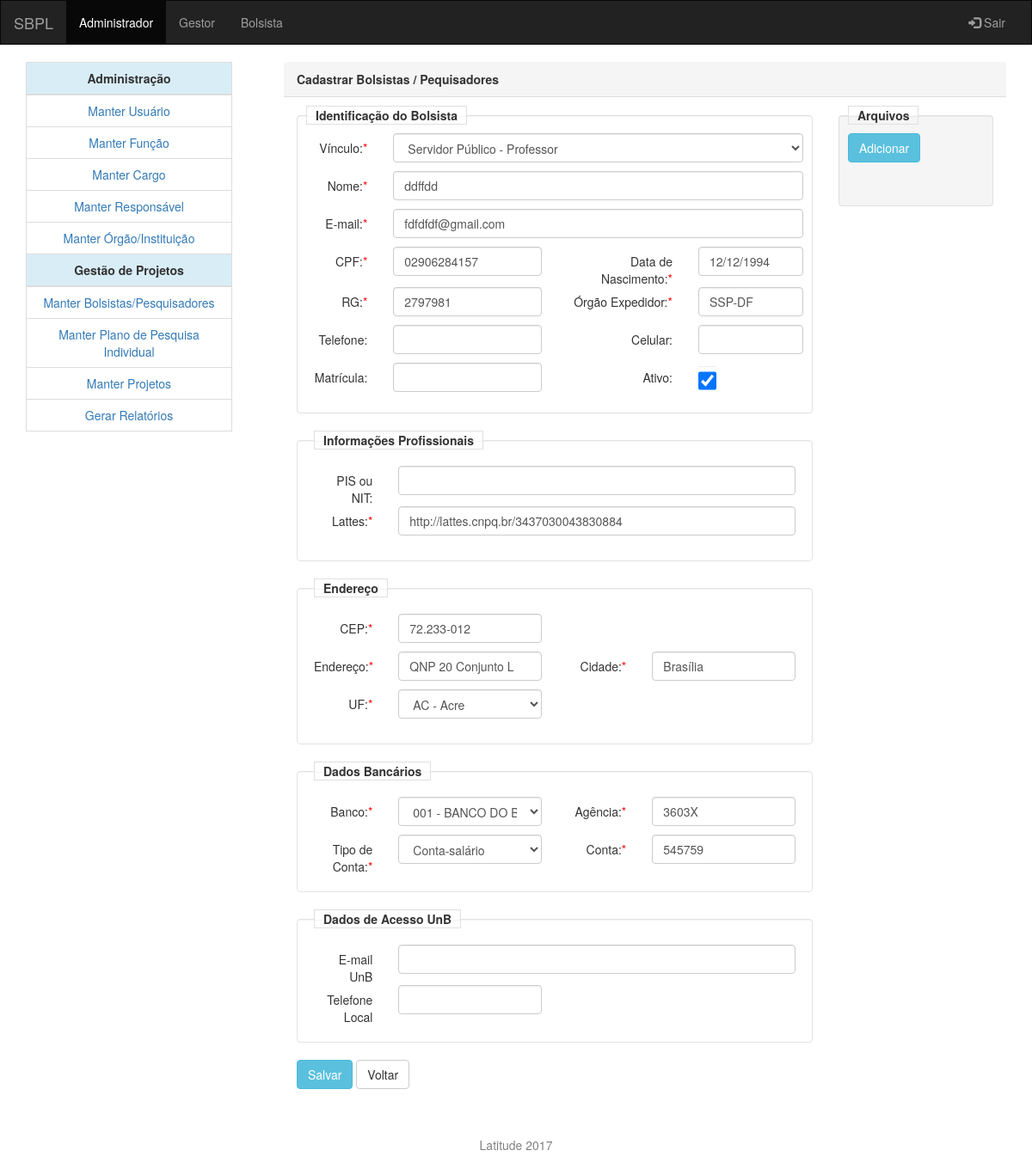
Page /administracao/bolsista/1/editar on the committed database.
### core/models.py (models this page shows, shortened)
class Bolsista(models.Model):
    TIPOS_VINCULOS = (
        ('1', 'Servidor Público - Professor'),
        ('2', 'Servidor Público ou Empregado Público'),
        ('3', 'Colaborador sem vínculo com o serviço')
    )
    TIPO_CONTA = (
        ('1', 'Conta-salário'),
        ('2', 'Conta-poupança'),
        ('3', 'Conta-corrente')
    )
    COD_BANCO = (
        ('001', '001 - BANCO DO BRASIL S/A'),
        ('002', '002 - BANCO CENTRAL DO BRASIL'),
        ('003', '003 - BANCO DA AMAZONIA S.A'),
        ('004', '004 - BANCO DO NORDESTE DO BRASIL S.A'),
        ('070', '070 - BANCO DE BRASILIA S.A'),
        ('104', '104 - CAIXA ECONOMICA FEDERAL'),
        ('237', '237 - BANCO BRADESCO S.A'),
        ('275', '275 - BANCO REAL S.A'),
        ('341', '341 - BANCO ITAU S.A'),
        ('409', '409 - UNIBANCO - UNIAO DOS BANCOS BRASILEIROS'),
        ('422', '422 - BANCO SAFRA S.A'),
        ('477', '477 - CITIBANK N.A'),
        ('502', '502 - BANCO SANTANDER S.A')
    )
    UFS = (
        ('AC', 'AC - Acre'),
        ('AL', 'AL - Alagoas'),
        ('AP', 'AP - Amapá'),
        ('AM', 'AM - Amazonas'),
        ('BA', 'BA - Bahia'),
        ('CE', 'CE - Ceará'),
        ('DF', 'DF - Distrito Federal'),
        ('ES', 'ES - Espírito Santo'),
        ('GO', 'GO - Goiás'),
        ('MA', 'MA - Maranhão'),
        ('MT', 'MT - Mato Grosso'),
        ('MS', 'MS - Mato Grosso do Sul'),
        ('MG', 'MG - Minas Gerais'),
        ('PA', 'PA - Pará'),
        ('PB', 'PB - Paraíba'),
        ('PR', 'PR - Paraná'),
        ('PE', 'PE - Pernambuco'),
        ('PI', 'PI - Piauí'),
        ('RJ', 'RJ - Rio de Janeiro'),
        ('RN', 'RN - Rio Grande do Norte'),
        ('RS', 'RS - Rio Grande do Sul'),
        ('RO', 'RO - Rondônia'),
        ('RR', 'RR - Roraima'),
        ('SC', 'SC - Santa Catarina'),
        ('SP', 'SP - São Paulo'),
        ('SE', 'SE - Sergipe'),
        ('TO', 'TO - Tocantins')
    )
    tipo_vinculo = models.CharField('Tipo de Vínculo', max_length=1, choices=TIPOS_VINCULOS, default='1')
    no_bolsista = models.CharField('Nome', max_length=32, unique=True)
    email = models.EmailField('Email', unique=True)
    cpf = models.CharField('CPF', max_length=14, unique=True, validators=[cpf])
    dt_nascimento = models.CharField('Data de Nascimento', max_length=10)
    rg = models.CharField('RG', max_length=32, unique=True)
    orgao_expedidor = models.CharField('Órgão Expedidor', max_length=32)
    telefone = models.CharField('Telefone', max_length=32, blank=True)
    celular = models.CharField('Celular', max_length=32, blank=True)
    matricula = models.CharField('Matrícula', max_length=32, unique=True, blank=True)
    ic_ativo = models.BooleanField('Ativo')
    pis_nit = models.CharField('PIS ou NIT', max_length=32, blank=True)
    link_lattes = models.CharField('Lattes', max_length=128, unique=True, validators=[lattes_url])
    endereco = models.CharField('Endereço', max_length=128)
    cidade = models.CharField('Cidade', max_length=32)
    cep = models.CharField('CEP', max_length=32, unique=True)
    uf = models.CharField('UF', max_length=2, choices=UFS, default='1')
    banco = models.CharField('Banco', max_length=128, choices=COD_BANCO, default='001')
    agencia = models.CharField('Agência', max_length=32)
    tipo_conta = models.CharField('Tipo de Conta', max_length=1, choices=TIPO_CONTA, default='1')
    conta = models.CharField('Conta', max_length=32)
    email_unb = models.EmailField('Email UnB', unique=True, blank=True)
    telefone_local = models.CharField('Telefone Local', max_length=32, blank=True)

### administracao/views.py (the view)
# urls.py: url(r'^bolsista/(?P<pk>[0-9]+)/editar$', views.bolsista_handle, name='bolsista-editar'),
def bolsista_handle(request, pk=None, pkdelete=None):
    if request.method == 'POST':
        form = BolsistaForm(request.POST, instance=Bolsista.objects.get(pk=pk)) if pk else BolsistaForm(request.POST)
        if form.is_valid() and form.save():
            return redirect('bolsista')
    elif request.method == 'GET':
        form = BolsistaForm(instance=Bolsista.objects.get(pk=pk)) if pk else BolsistaForm()
    documento_form = DocumentoForm(initial={'bolsista': Bolsista.objects.get(pk=pk)}) if pk else DocumentoForm()
    documento_form.fields['bolsista'].widget = forms.HiddenInput() if pk else documento_form.fields['bolsista'].widget
    return fetch_bolsista(request, form, documento_form, pk)

### administracao/forms.py
class BolsistaForm(BaseFormControl):
    preview = ['no_bolsista', 'email', 'cpf', 'celular', 'ic_ativo']
    class Meta:
        model = Bolsista
        fields = get_fields(model)

class DocumentoForm(BaseFormControl):
    preview = [f.name for f in Documento._meta.get_fields()]
    class Meta:
        model = Documento
        fields = ['bolsista', 'tipo_documento', 'no_documento', 'arquivo']

### administracao/views.py (called while the page is built)
def fetch_bolsista(request, bolsista_form, documento_form, pk):
    return render(request, 'administracao/bolsista.html', {
        'content_title': 'Cadastrar Bolsistas / Pequisadores',
        'form': bolsista_form,
        'formf': documento_form,
        'documents': Documento.objects.filter(bolsista=Bolsista.objects.get(pk=pk) if pk else None),
        'pk': pk
    })

### utils/lists.py (called while the page is built)
def remove(item_name, list):
    return list.remove(item_name) if item_name in list else list

### administracao/templates/administracao/bolsista.html (shortened to what this page needs)
{% extends 'administracao/default.html' %}
{% load bootstrap3 %}
{% block content %}
    <div class="col-md-9">
        <form class="form-horizontal" role="form" method="POST" action="{% if pk %} {% url 'bolsista-editar' pk %} {% else %}{% url 'bolsista-criar' %}{% endif %}">
            <fieldset class="well the-fieldset">
                <legend class="the-legend">Identificação do Bolsista</legend>
                <div class="form-group required {% if form.tipo_vinculo.errors %}{{ "has-error" }}{% endif %}">
                    <label for="name" class="control-label col-sm-2">Vínculo:</label>
                    <div class="col-sm-10">
                        {{ form.tipo_vinculo }}
                    </div>
                </div>
                <div class="form-group required {% if form.no_bolsista.errors %}{{ "has-error" }}{% endif %}">
                    <label for="name" class="control-label col-sm-2">Nome:</label>
                    <div class="col-sm-10">
                        {{ form.no_bolsista }}
                    </div>
                </div>
                <div class="form-group required {% if form.email.errors %}{{ "has-error" }}{% endif %}">
                    <label for="name" class="control-label col-sm-2">E-mail:</label>
                    <div class="col-sm-10">
                        {{ form.email }}
                    </div>
                </div>
                <div class="form-group row required">
                    <div class="{% if form.cpf.errors %}{{ "has-error" }}{% endif %}">
                        <label for="inputKey" class="col-md-2 control-label">CPF:</label>
                        <div class="col-md-4">
                            {{ form.cpf }}
                        </div>
                    </div>
                    <div class="{% if form.dt_nascimento.errors %}{{ "has-error" }}{% endif %}">
                        <label for="inputValue" class="col-md-3 control-label">Data de Nascimento:</label>
                        <div class="col-md-3">
                            {{ form.dt_nascimento }}
                        </div>
                    </div>
                </div>
                <div class="form-group row required">
                    <div class="{% if form.rg.errors %}{{ "has-error" }}{% endif %}">
                        <label for="inputKey" class="col-md-2 control-label">RG:</label>
                        <div class="col-md-4">
                            {{ form.rg }}
                        </div>
                    </div>
                    <div class="{% if form.orgao_expedidor.errors %}{{ "has-error" }}{% endif %}">
                        <label for="inputValue" class="col-md-3 control-label">Órgão Expedidor:</label>
                        <div class="col-md-3">
                            {{ form.orgao_expedidor }}
                        </div>
                    </div>
                </div>
                <div class="form-group row">
                    <div class="{% if form.telefone.errors %}{{ "has-error" }}{% endif %}">
                        <label for="inputKey" class="col-md-2 control-label">Telefone:</label>
                        <div class="col-md-4">
                            {{ form.telefone }}
                        </div>
                    </div>
                    <div class="{% if form.celular.errors %}{{ "has-error" }}{% endif %}">
                        <label for="inputValue" class="col-md-3 control-label">Celular:</label>
                        <div class="col-md-3">
                            {{ form.celular }}
                        </div>
                    </div>
                </div>
                <div class="form-group row ">
                    <div class="{% if form.matricula.errors %}{{ "has-error" }}{% endif %}">
                        <label for="inputKey" class="col-md-2 control-label">Matrícula:</label>
                        <div class="col-md-4">
                            {{ form.matricula }}
                        </div>
                    </div>
                    <div class="{% if form.ic_ativo.errors %}{{ "has-error" }}{% endif %}">
                        <label for="inputValue" class="col-md-3 control-label">Ativo:</label>
                        <div class="col-md-1">
                            {{ form.ic_ativo }}
                        </div>
                    </div>
                </div>
            </fieldset>
            <fieldset class="well">
                <legend class="the-legend">Informações Profissionais</legend>
                <div class="form-group  {% if form.pis_nit.errors %}{{ "has-error" }}{% endif %}">
                    <label for="name" class="control-label col-sm-2">PIS ou NIT:</label>
                    <div class="col-sm-10">
                        {{ form.pis_nit }}
                    </div>
                </div>
                <div class="form-group required {% if form.link_lattes.errors %}{{ "has-error" }}{% endif %}">
                    <label for="name" class="control-label col-sm-2">Lattes:</label>
                    <div class="col-sm-10">
                        {{ form.link_lattes }}
                    </div>
                </div>
            </fieldset>
            <fieldset class="well">
              <div class="form-group row required">
                  <div class="{% if form.cep.errors %}{{ "has-error" }}{% endif %}">
                      <label for="inputKey" class="col-md-2 control-label">CEP:</label>
                      <div class="col-md-4">
                          {{ form.cep }}
                      </div>
                  </div>
              </div>
                <legend class="the-legend">Endereço</legend>
                <div class="form-group row required">
                    <div class="{% if form.endereco.errors %}{{ "has-error" }}{% endif %}">
                        <label for="inputKey" class="col-md-2 control-label">Endereço:</label>
                        <div class="col-md-4">
                            {{ form.endereco }}
                        </div>
                    </div>
                    <div class="{% if form.cidade.errors %}{{ "has-error" }}{% endif %}">
                        <label for="inputValue" class="col-md-2 control-label">Cidade:</label>
                        <div class="col-md-4">
                            {{ form.cidade }}
                        </div>
                    </div>
                </div>
                <div class="form-group row required">
                    <div class="{% if form.uf.errors %}{{ "has-error" }}{% endif %}">
                        <label for="inputValue" class="col-md-2 control-label">UF:</label>
                        <div class="col-md-4">
                            {{ form.uf }}
                        </div>
                    </div>
                </div>
            </fieldset>
            <fieldset class="well">
                <legend class="the-legend">Dados Bancários</legend>
                <div class="form-group row required">
                    <div class="{% if form.banco.errors %}{{ "has-error" }}{% endif %}">
                        <label for="inputKey" class="col-md-2 control-label">Banco:</label>
                        <div class="col-md-4">
                            {{ form.banco }}
                        </div>
                    </div>
                    <div class="{% if form.agencia.errors %}{{ "has-error" }}{% endif %}">
                        <label for="inputValue" class="col-md-2 control-label">Agência:</label>
                        <div class="col-md-4">
                            {{ form.agencia }}
                        </div>
                    </div>
                </div>
                <div class="form-group row required">
                    <div class="{% if form.tipo_conta.errors %}{{ "has-error" }}{% endif %}">
                        <label for="inputKey" class="col-md-2 control-label">Tipo de Conta:</label>
                        <div class="col-md-4">
                            {{ form.tipo_conta }}
                        </div>
                    </div>
                    <div class="{% if form.conta.errors %}{{ "has-error" }}{% endif %}">
                        <label for="inputValue" class="col-md-2 control-label">Conta:</label>
                        <div class="col-md-4">
                            {{ form.conta }}
                        </div>
                    </div>
                </div>
            </fieldset>
            <fieldset class="well">
                <legend class="the-legend">Dados de Acesso UnB</legend>
                <div class="form-group {% if form.email_unb.errors %}{{ "has-error" }}{% endif %}">
                    <label for="name" class="control-label col-sm-2">E-mail UnB</label>
                    <div class="col-sm-10">
                        {{ form.email_unb }}
                    </div>
                </div>
                <div class="form-group {% if form.telefone_local.errors %}{{ "has-error" }}{% endif %}">
                    <label for="name" class="control-label col-sm-2">Telefone Local</label>
                    <div class="col-sm-4">
                        {{ form.telefone_local }}
                    </div>
                </div>
            </fieldset>
            <button type="submit" class="btn btn-info">Salvar</button>
            <a href="{% url 'bolsista' %}" class="btn btn-default">Voltar</a>
            <br><br>
        </form>
    </div>
    <div class="col-md-3">
        <fieldset class="well the-fieldset opacity">
            <legend class="the-legend">Arquivos</legend>
            <button type="button" class="btn btn-info" data-toggle="modal" data-target="#modal-file" {% if not pk %}disabled{% endif %}>Adicionar</button>
            <br><br>
        </fieldset>
    </div>
{% endblock %}

### administracao/templates/administracao/bolsista.html (style rules this page uses)
label { font-weight:normal; }
.well { background-color: white; }
.opacity { background-color: #f5f5f5; }
.form-group { margin-bottom: 0px; }
.form-group.required .control-label:after { content: "*"; color: red; }
.the-legend { border-style: none; border-width: 0; font-size: 14px; line-height: 20px; margin-bottom: 0; width: auto; padding: 0 10px; border: 1px solid #e0e0e0; font-weight:bold; }
.the-fieldset { border: 1px solid #e0e0e0; padding: 10px; }

### rows in the picture
Bolsista: tipo_vinculo "Servidor Público - Professor", no_bolsista "ddffdd", email "fdfdfdf@gmail.com", cpf "02906284157", dt_nascimento "12/12/1994", rg "2797981", orgao_expedidor "SSP-DF", ic_ativo "☑", link_lattes "http://lattes.cnpq.br/3437030043830884", cep "72.233-012", endereco "QNP 20 Conjunto L", cidade "Brasília", uf "AC - Acre", banco "001 - BANCO DO BRASIL S/A", agencia "3603X", tipo_conta "Conta-salário", conta "545759"

### other values in the picture
{{ content_title }} "Cadastrar Bolsistas / Pequisadores"
